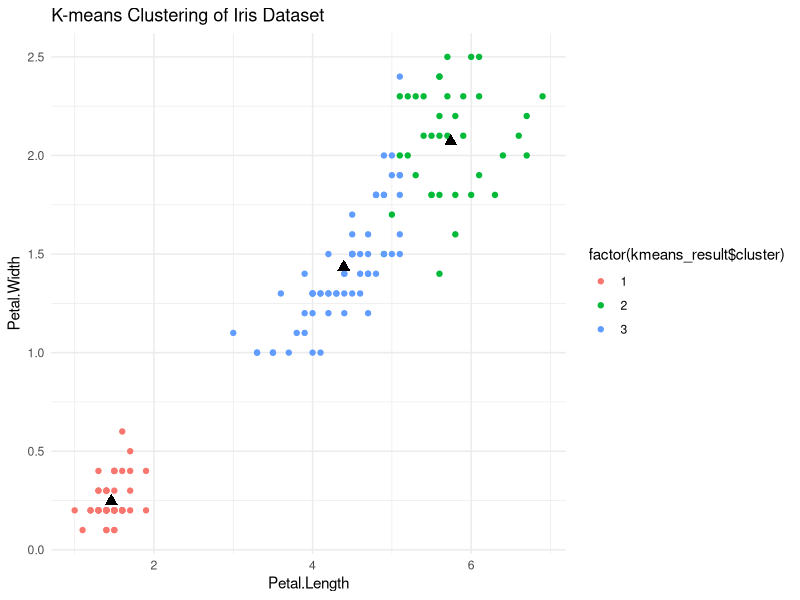

Recreate this plot in R.
# Step 1: Load Data data(iris) # Load Iris dataset
library("ggplot2")
df <- iris # Create a dataframe

# Step 2: Preprocess Data (if needed)
# Skip this step if preprocessing is not required

# Step 3: Choose the Number of Clusters (K) 
k <- 3 # Number of clusters

# Step 4: Perform Clustering set.seed(123) # For reproducibility
kmeans_result <- kmeans(df[, -5], centers = k) # Perform clustering

# Step 5: Visualize Results library(ggplot2)
ggplot(df, aes(Petal.Length, Petal.Width, color = factor(kmeans_result$cluster))) + geom_point() +
geom_point(data	=	as.data.frame(kmeans_result$centers[,	c("Petal.Length", "Petal.Width")]), color = "black", size = 3, shape = 17) +
labs(title = "K-means Clustering of Iris Dataset") + theme_minimal()

# Step 6: Interpret Results
# Analyze cluster centroids, cluster sizes, etc.
